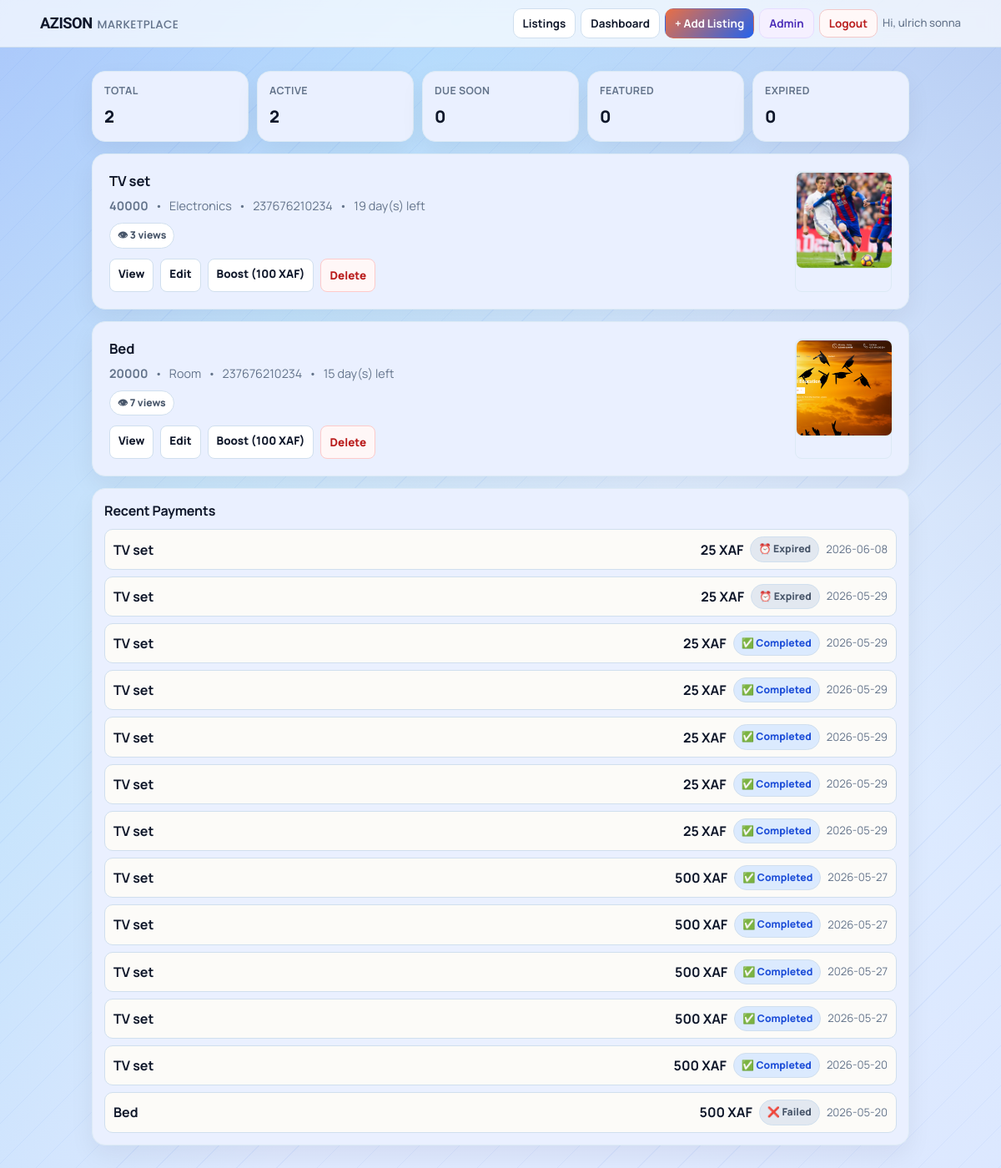
The page /dashboard (signed in) on the database as committed earlier.
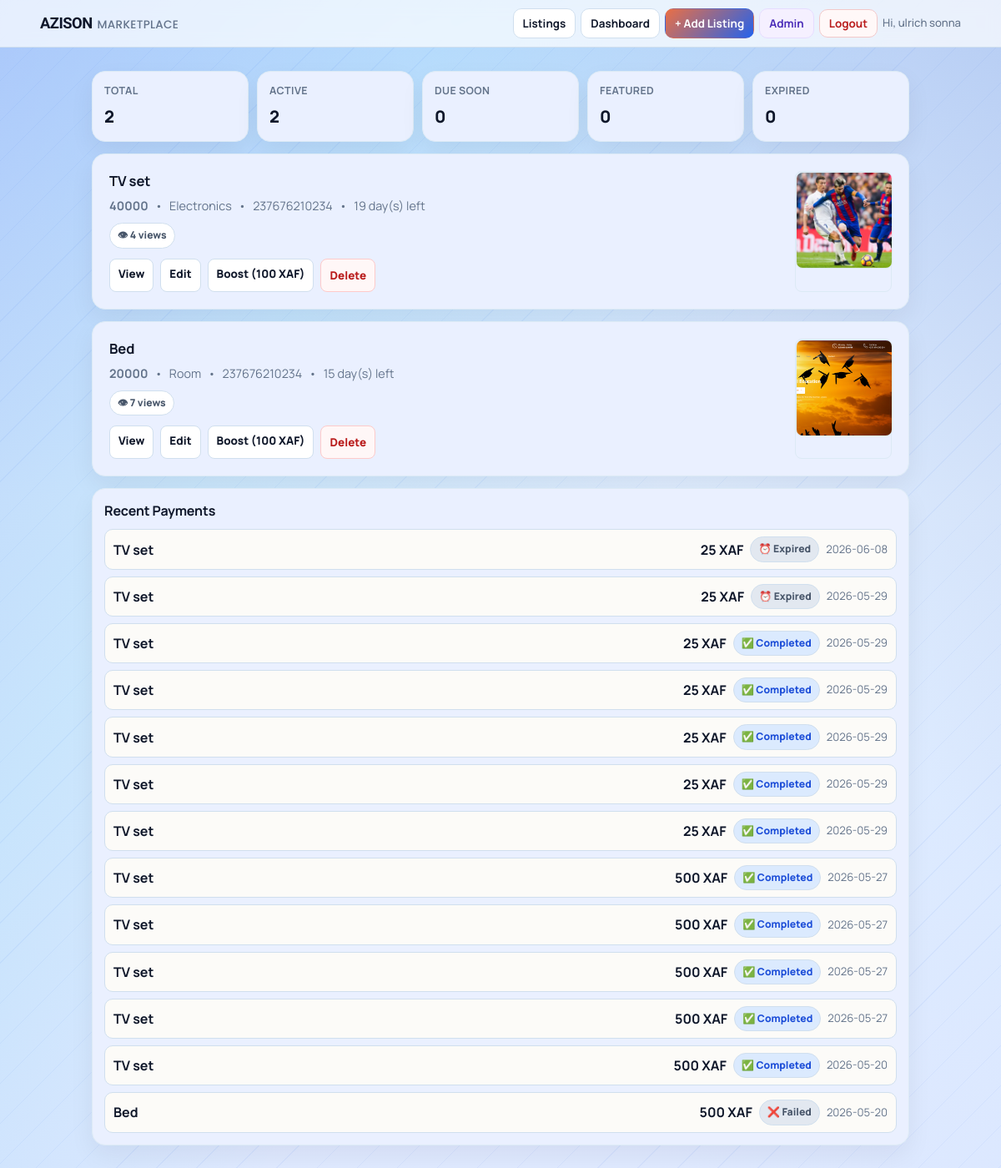
The same page on the database as committed later.
### tables this page shows
CREATE TABLE users(
            id INTEGER PRIMARY KEY AUTOINCREMENT,
            full_name TEXT NOT NULL,
            phone TEXT NOT NULL UNIQUE,
            password_hash TEXT NOT NULL,
            email TEXT,
            google_sub TEXT,
            auth_provider TEXT NOT NULL DEFAULT 'local',
            created_at TEXT NOT NULL
        , is_admin INTEGER DEFAULT 0, is_active INTEGER DEFAULT 1);

CREATE TABLE listings(
            id INTEGER PRIMARY KEY AUTOINCREMENT,
            title TEXT,
            price TEXT,
            category TEXT,
            phone TEXT,
            owner_phone TEXT,
            leave_date TEXT,
            description TEXT,
            image TEXT,
            is_featured INTEGER DEFAULT 0
        , view_count INTEGER DEFAULT 0);

CREATE TABLE payments(
            id INTEGER PRIMARY KEY AUTOINCREMENT,
            listing_id INTEGER NOT NULL,
            reference TEXT NOT NULL UNIQUE,
            amount INTEGER NOT NULL,
            status TEXT NOT NULL,
            phone TEXT,
            created_at TEXT NOT NULL
        , provider_reference TEXT);

### app.py (the view)
@app.route("/dashboard")
@login_required
def dashboard():
    conn = get_db()
    cursor = conn.cursor()
    owner_phone = get_authenticated_owner_phone()
    expire_stale_pending_payments(cursor)
    conn.commit()
    cursor.execute(
        """
        SELECT * FROM listings
        WHERE owner_phone = ?
        ORDER BY is_featured DESC, id DESC
        """,
        (owner_phone,),
    )
    rows = cursor.fetchall()
    cursor.execute(
        """
        SELECT p.id, p.listing_id, p.reference AS reference_id, p.amount, p.status, p.phone, p.created_at,
               l.title AS listing_title
        FROM payments p
        JOIN listings l ON l.id = p.listing_id
        WHERE l.owner_phone = ?
        ORDER BY p.id DESC
        """,
        (owner_phone,),
    )
    payment_rows = cursor.fetchall()
    conn.close()
    today = current_date()
    listings = []
    pending_payments_by_listing = {}
    payment_history = []
    stats = {
        "total": 0,
        "active": 0,
        "soon": 0,
        "expired": 0,
        "featured": 0,
    }
    for payment_row in payment_rows:
        normalized_status = resolve_internal_payment_status(payment_row["status"]) or PAYMENT_STATUS_PENDING
        if normalized_status == PAYMENT_STATUS_PENDING and payment_row["listing_id"] not in pending_payments_by_listing:
            pending_payments_by_listing[payment_row["listing_id"]] = payment_row["reference_id"]
        payment_history.append(
            {
                "listing_id": payment_row["listing_id"],
                "listing_title": payment_row["listing_title"] or f"Listing #{payment_row['listing_id']}",
                "reference_id": payment_row["reference_id"],
                "amount": payment_row["amount"],
                "status": normalized_status,
                "phone": payment_row["phone"] or "",
                "created_at": payment_row["created_at"],
            }
        )
    for row in rows:
        leave_date = datetime.strptime(row["leave_date"], "%Y-%m-%d").date()
        days_left = (leave_date - today).days
        is_expired = days_left < 0
        is_soon = 0 <= days_left <= 3
        is_featured = row["is_featured"] == 1
        stats["total"] += 1
        if is_featured:
            stats["featured"] += 1
        if is_expired:
            stats["expired"] += 1
        else:
            stats["active"] += 1
            if is_soon:
                stats["soon"] += 1
        listings.append(
            {
                "id": row["id"],
                "title": row["title"],
                "price": row["price"],
                "category": row["category"],
                "phone": row["phone"],
                "leave_date": row["leave_date"],
                "description": row["description"] or "",
                "image": row["image"],
                "is_featured": row["is_featured"],
                "days_left": days_left,
                "is_expired": is_expired,
                "is_soon": is_soon,
                "pending_payment_reference": pending_payments_by_listing.get(row["id"], ""),
                "view_count": row["view_count"],
            }
        )
    return render_template(
        "dashboard.html",
        listings=listings,
        stats=stats,
        payment_history=payment_history[:20],
        boost_amount=effective_boost_amount(),
    )

### templates/dashboard.html (shortened to what this page needs)
<!DOCTYPE html>
<html lang="en">
<head>
    <link rel="stylesheet" href="{{ url_for('static', filename='css/marketplace.css') }}">
</head>
<body>
    {% include "_navigation.html" %}
    <main class="page">
        <section class="stats">
            <article class="stat">
                <span class="label">Total</span>
                <strong class="value">{{ stats['total'] }}</strong>
            </article>
            <article class="stat">
                <span class="label">Active</span>
                <strong class="value">{{ stats['active'] }}</strong>
            </article>
            <article class="stat">
                <span class="label">Due Soon</span>
                <strong class="value">{{ stats['soon'] }}</strong>
            </article>
            <article class="stat">
                <span class="label">Featured</span>
                <strong class="value">{{ stats['featured'] }}</strong>
            </article>
            <article class="stat">
                <span class="label">Expired</span>
                <strong class="value">{{ stats['expired'] }}</strong>
            </article>
        </section>
        <section class="list">
            {% if listings %}
                {% for item in listings %}
                    <article class="card">
                        <div>
                            <h2>{{ item['title'] }}</h2>
                            <p class="meta">
                                <span><strong>{{ item['price'] }}</strong></span>
                                <span>•</span>
                                <span>{{ item['category'] }}</span>
                                <span>•</span>
                                <span>{{ item['phone'] }}</span>
                                <span>•</span>
                                {% if item['is_expired'] %}
                                    <span>Expired {{ item['days_left'] * -1 }} day(s) ago</span>
                                {% elif item['is_soon'] %}
                                    <span class="deadline soon">⚡ {{ item['days_left'] }} day(s) left</span>
                                {% else %}
                                    <span class="deadline">{{ item['days_left'] }} day(s) left</span>
                                {% endif %}
                            </p>
                            <div class="chips">
                                <span class="chip">👁 {{ item['view_count'] or 0 }} views</span>
                            </div>
                            <div class="row-actions">
                                <a class="link-btn" href="{{ url_for('listing_detail', id=item['id']) }}">View</a>
                                <a class="link-btn" href="{{ url_for('edit_listing', id=item['id']) }}">Edit</a>
                                {% if item['is_expired'] %}
                                    <a class="link-btn" href="{{ url_for('edit_listing', id=item['id'], renew=1) }}">Renew / Extend Date</a>
                                {% elif item['is_featured'] == 1 %}
                                    <span class="link-btn">Featured Active</span>
                                {% else %}
                                    <a class="link-btn" href="{{ url_for('select_boost_payment', listing_id=item['id'], next=url_for('dashboard')) }}">Boost ({{ boost_amount }} XAF)</a>
                                {% endif %}
                                <form method="POST" action="{{ url_for('delete_listing', id=item['id']) }}" onsubmit="return confirm('Are you sure you want to delete this listing?');">
                                    <button class="danger-btn" type="submit">Delete</button>
                                </form>
                            </div>
                        </div>
                        {% if item['image'] %}
                            <a class="thumb-link lightbox-trigger" href="{{ listing_image_url(item['image']) }}" title="Open full image">
                                <img class="thumb" src="{{ listing_image_url(item['image']) }}" alt="{{ item['title'] }}">
                            </a>
                        {% endif %}
                    </article>
                {% endfor %}
            {% else %}
                <div class="empty">
                    <p>No listings yet on your dashboard.</p>
                    <a class="btn primary" href="{{ url_for('create') }}">Post your first listing</a>
                </div>
            {% endif %}
        </section>
        <section class="history">
            <h2>Recent Payments</h2>
            {% if payment_history %}
                <div style="display:grid;gap:8px;">
                    {% for payment in payment_history %}
                        {% set status_lower = payment['status']|lower %}
                        {% set status_label = payment['status'] %}
                        {% if status_lower in ('successful', 'success') %}
                            {% set badge_class = 'chip featured' %}
                            {% set status_label = '✅ Completed' %}
                        {% elif status_lower in ('pending', 'initiated', 'processing') %}
                            {% set badge_class = 'chip' %}
                            {% set status_label = '⏳ Pending' %}
                        {% elif status_lower in ('failed', 'fail', 'error') %}
                            {% set badge_class = 'chip expired' %}
                            {% set status_label = '❌ Failed' %}
                        {% elif status_lower in ('cancelled', 'cancel') %}
                            {% set badge_class = 'chip expired' %}
                            {% set status_label = '↩ Cancelled' %}
                        {% elif status_lower in ('rejected', 'denied') %}
                            {% set badge_class = 'chip expired' %}
                            {% set status_label = '🚫 Rejected' %}
                        {% elif status_lower == 'expired' %}
                            {% set badge_class = 'chip expired' %}
                            {% set status_label = '⏰ Expired' %}
                        {% else %}
                            {% set badge_class = 'chip' %}
                        {% endif %}
                        <div style="border:1px solid var(--line);border-radius:10px;padding:8px 10px;display:flex;flex-wrap:wrap;gap:8px;align-items:center;background:#fcfbf8;">
                            <span style="font-weight:700;flex:1;min-width:120px;">
                                <a href="{{ url_for('listing_detail', id=payment['listing_id']) }}" style="color:var(--text);text-decoration:none;">{{ payment['listing_title'] }}</a>
                            </span>
                            <span><strong>{{ payment['amount'] }} XAF</strong></span>
                            <span class="{{ badge_class }}">{{ status_label }}</span>
                            <span style="color:var(--muted);font-size:0.82rem;">{{ payment['created_at'][:10] }}</span>
                        </div>
                    {% endfor %}
                </div>
            {% else %}
                <p class="summary">No payment activity yet.</p>
            {% endif %}
        </section>
    </main>
</body>
</html>

### templates/_navigation.html (shortened to what this page needs)
<nav class="nav-bar" role="navigation" aria-label="Main navigation">
    <div class="nav-inner">
        <a class="nav-brand" href="{{ url_for('home') }}">
            <span class="brand">AZISON</span>
            <span class="site-title">MARKETPLACE</span>
        </a>
        <div class="nav-links">
            <a class="nav-link" href="{{ url_for('home') }}">Listings</a>
            {% if is_logged_in %}
                <a class="nav-link" href="{{ url_for('dashboard') }}">Dashboard</a>
                <a class="nav-link primary" href="{{ url_for('create') }}">+ Add Listing</a>
                {% if current_user and current_user.get('is_admin') %}
                    <a class="nav-link admin" href="{{ url_for('admin_panel') }}">Admin</a>
                {% endif %}
                <form class="inline-form" method="POST" action="{{ url_for('logout') }}">
                    <button class="nav-link logout-btn" type="submit">Logout</button>
                </form>
                <span class="nav-user">Hi, {{ current_user['full_name'] }}</span>
            {% endif %}
        </div>
    </div>
</nav>

Rows that differ between the two databases and show on the page:
changed listings "TV set": view_count "3" → "4"
